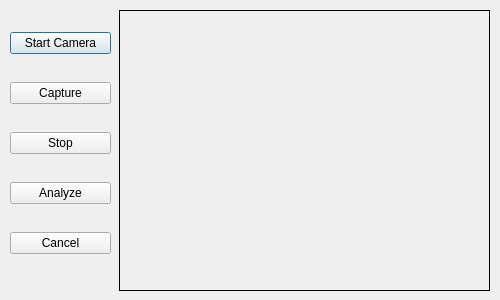
<?xml version="1.0" encoding="UTF-8"?>
<ui version="4.0">
 <class>Dialog</class>
 <widget class="QDialog" name="Dialog">
  <property name="geometry">
   <rect>
    <x>0</x>
    <y>0</y>
    <width>500</width>
    <height>300</height>
   </rect>
  </property>
  <property name="windowTitle">
   <string>Dialog</string>
  </property>
  <widget class="QLabel" name="imgLabel">
   <property name="geometry">
    <rect>
     <x>119</x>
     <y>10</y>
     <width>371</width>
     <height>281</height>
    </rect>
   </property>
   <property name="frameShape">
    <enum>QFrame::Box</enum>
   </property>
   <property name="text">
    <string/>
   </property>
  </widget>
  <widget class="QWidget" name="layoutWidget">
   <property name="geometry">
    <rect>
     <x>10</x>
     <y>10</y>
     <width>101</width>
     <height>271</height>
    </rect>
   </property>
   <layout class="QVBoxLayout" name="verticalLayout">
    <item>
     <widget class="QPushButton" name="start_Button">
      <property name="text">
       <string>Start Camera</string>
      </property>
     </widget>
    </item>
    <item>
     <widget class="QPushButton" name="capture_Button">
      <property name="text">
       <string>Capture</string>
      </property>
     </widget>
    </item>
    <item>
     <widget class="QPushButton" name="stop_Button">
      <property name="text">
       <string>Stop</string>
      </property>
     </widget>
    </item>
    <item>
     <widget class="QPushButton" name="analyze_Button">
      <property name="text">
       <string>Analyze</string>
      </property>
     </widget>
    </item>
    <item>
     <widget class="QPushButton" name="cancel_Button">
      <property name="text">
       <string>Cancel</string>
      </property>
     </widget>
    </item>
   </layout>
  </widget>
 </widget>
 <resources/>
 <connections/>
</ui>
